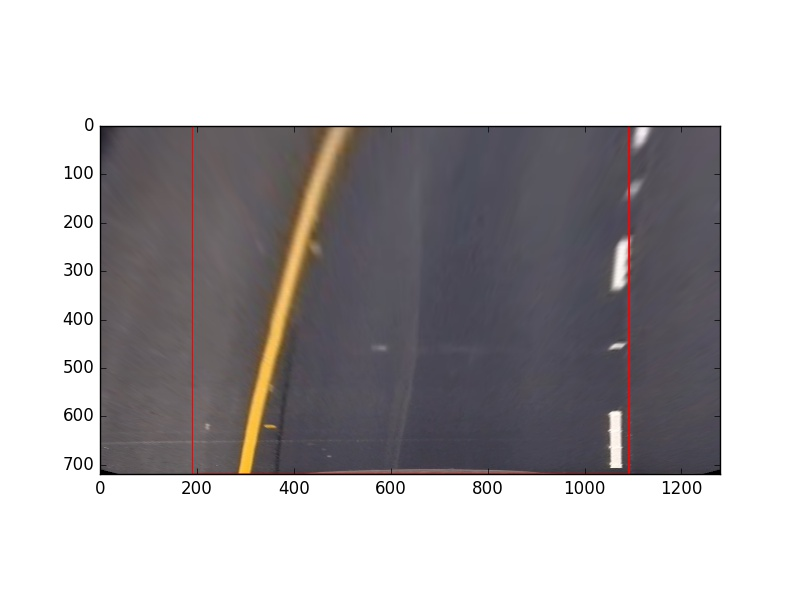
#> input picture writeup_images/laneLinesTransformedtest3.jpg, 800 x 600 px
$ python -i process_image.py   (imports and definitions only)   (older library calls are emulated)
#> lines starting #> are read from the running program, lines starting #| are printed output that depends on the picture; after the words box and inside, x2 and y2 are one past the last pixel; in counts of white or black regions, pixels touching at a corner belong together
"""
Based on lessons 11, 17, 28, 29
"""

import pickle
import cv2
import numpy as np

def preprocessColor(image):
    """
    Returns processed image color
    Process:
        - Get the image binary of the channel S of the HLS image
        - Get the combined threshold of directional gradient, gradient magnitude and gradient direction
        - Combined both
    """
    # [4 lines of commented-out code are left out]

    S = preprocessColorS(image)
    threshold = preprocessColorThreshold(image)

    combined_binary = np.zeros_like(S)
    combined_binary[(threshold == 1) | (S == 1)] = 1

    return combined_binary


# [19 lines left out: functions preprocessColorGray, preprocessColorR, not called in this run]

def preprocessColorS(image):
    """
    Returns the binary of the channel S of the HLS image
    """
    hls = cv2.cvtColor(image, cv2.COLOR_RGB2HLS)
    S = hls[:,:,2]
    thresh = (90, 255)
    binary = np.zeros_like(S)
    binary[(S > thresh[0]) & (S <= thresh[1])] = 1
    return binary


def preprocessColorThreshold(image):
    """
    Returns the combined threshold of directional gradient, gradient magnitude and gradient direction
    """

    ksize = 3

    gradx = abs_sobel_thresh(image, orient='x', thresh_min=20, thresh_max=100)
    mag_binary = mag_thresh(image, sobel_kernel=ksize, mag_thresh=(30, 100))
    dir_binary = dir_threshold(image, sobel_kernel=ksize, thresh=(0.7, 1.3))

    combined = np.zeros_like(dir_binary)
    combined[(gradx == 1) | ((mag_binary == 1) & (dir_binary == 1))] = 1
    return combined


def abs_sobel_thresh(image, orient='x', sobel_kernel=3, thresh_min=0, thresh_max=255):
    """
    Returns binary directional gradient of image
    """
    gray = cv2.cvtColor(image, cv2.COLOR_RGB2GRAY)
    if orient == 'x':
        abs_sobel = np.absolute(cv2.Sobel(gray, cv2.CV_64F, 1, 0))
    if orient == 'y':
        abs_sobel = np.absolute(cv2.Sobel(gray, cv2.CV_64F, 0, 1))
    scaled_sobel = np.uint8(255*abs_sobel/np.max(abs_sobel))
    sxbinary = np.zeros_like(scaled_sobel)
    sxbinary[(scaled_sobel >= thresh_min) & (scaled_sobel <= thresh_max)] = 1

    return sxbinary

def mag_thresh(image, sobel_kernel=3, mag_thresh=(0, 255)):
    """
    Returns binary gradient magnitude of image
    """
    gray = cv2.cvtColor(image, cv2.COLOR_RGB2GRAY)
    sobelx = cv2.Sobel(gray, cv2.CV_64F, 1, 0, ksize=sobel_kernel)
    sobely = cv2.Sobel(gray, cv2.CV_64F, 0, 1, ksize=sobel_kernel)
    gradmag = np.sqrt(sobelx**2 + sobely**2)
    scale_factor = np.max(gradmag)/255
    gradmag = (gradmag/scale_factor).astype(np.uint8)
    binary_output = np.zeros_like(gradmag)
    binary_output[(gradmag >= mag_thresh[0]) & (gradmag <= mag_thresh[1])] = 1

    return binary_output

def dir_threshold(image, sobel_kernel=3, thresh=(0, np.pi/2)):
    """
    Returns binary gradient direction of image
    """
    gray = cv2.cvtColor(image, cv2.COLOR_RGB2GRAY)
    sobelx = cv2.Sobel(gray, cv2.CV_64F, 1, 0, ksize=sobel_kernel)
    sobely = cv2.Sobel(gray, cv2.CV_64F, 0, 1, ksize=sobel_kernel)
    absgraddir = np.arctan2(np.absolute(sobely), np.absolute(sobelx))
    binary_output =  np.zeros_like(absgraddir)
    binary_output[(absgraddir >= thresh[0]) & (absgraddir <= thresh[1])] = 1

    return binary_output


# [61 lines left out: functions drawPolygon, undistort, perspectiveTransform, getPerspectiveTransformMatrix, getInversePerspectiveTransformMatrix, not called in this run]


def getCornersOfView():
    return [[240, 697], [585, 456], [700, 456], [1090, 690]]

>>> import cv2
>>> picture = cv2.cvtColor(cv2.imread('../writeup_images/laneLinesTransformedtest3.jpg'), cv2.COLOR_BGR2RGB)
>>> result = preprocessColor(picture)
#> in preprocessColorS, `hls = cv2.cvtColor(image, cv2.COLOR_RGB2HLS)`: hls: shape (600, 800, 3); mean of channels 0, 1, 2 54.7, 178.5, 12.1
#> in preprocessColor, `S = preprocessColorS(image)`:
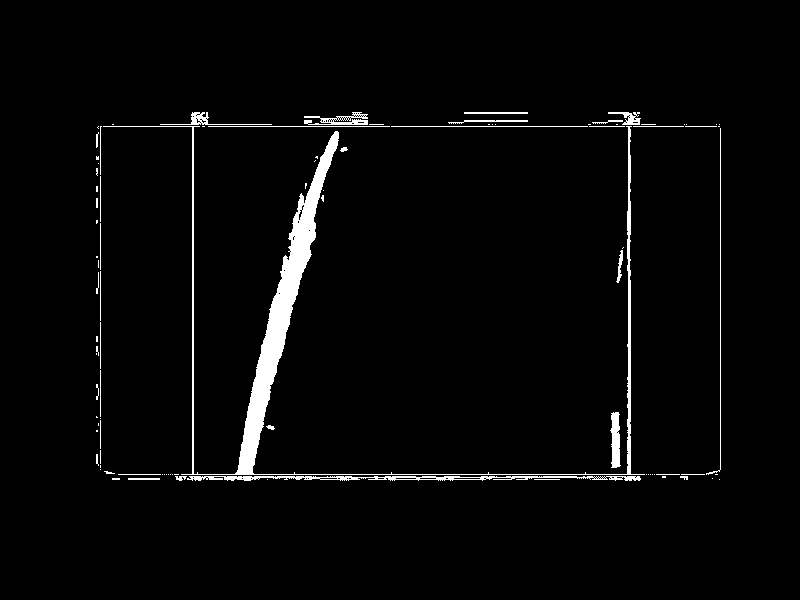
#> S: shape (600, 800); values 0 (black) and 1 (white), 2.8% white; 94 white regions (57 under 20 px), largest, box (x1, y1, x2, y2) and area: (103, 126, 645, 475) 8661, (187, 476, 641, 481) 1304, (610, 412, 621, 468) 441
#> in preprocessColorThreshold, `gradx = abs_sobel_thresh(image, orient='x', thresh_min=20, thresh_max=..`:
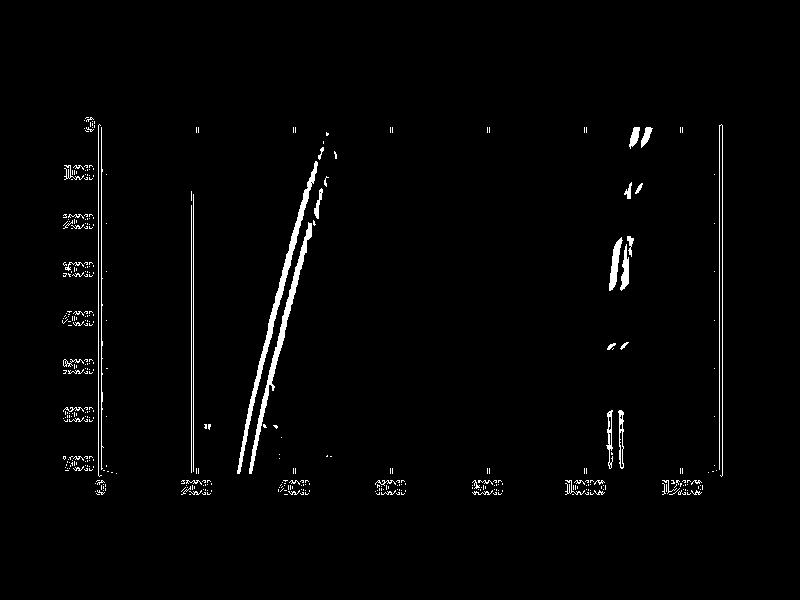
#> gradx: shape (600, 800); values 0 (black) and 1 (white), 1.8% white; 408 white regions (357 under 20 px), largest, box (x1, y1, x2, y2) and area: (237, 161, 318, 474) 1601, (249, 222, 312, 474) 1318, (719, 124, 723, 477) 700
#> in mag_thresh, `sobely = cv2.Sobel(gray, cv2.CV_64F, 0, 1, ksize=sobel_kernel)`:
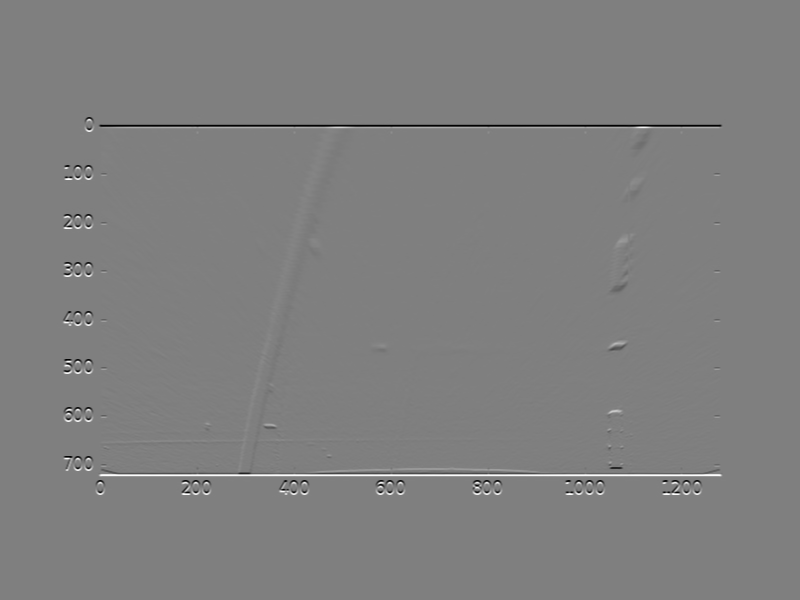
#> sobely: shape (600, 800) float64; min -1020, max 1020, mean 0; drawn with min black and max white
#> in mag_thresh, `scale_factor = np.max(gradmag)/255`: scale_factor = 4.14
#> in preprocessColorThreshold, `mag_binary = mag_thresh(image, sobel_kernel=ksize, mag_thresh=(30, 100))`:
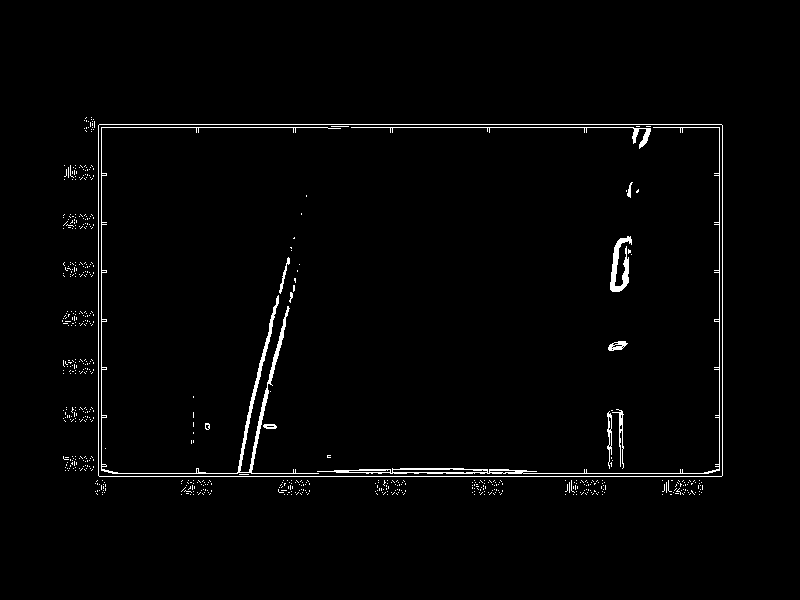
#> mag_binary: shape (600, 800); values 0 (black) and 1 (white), 1.8% white in thin lines or dots, all inside (x1, y1, x2, y2) = (62, 117, 723, 495)
#> in dir_threshold, `absgraddir = np.arctan2(np.absolute(sobely), np.absolute(sobelx))`:
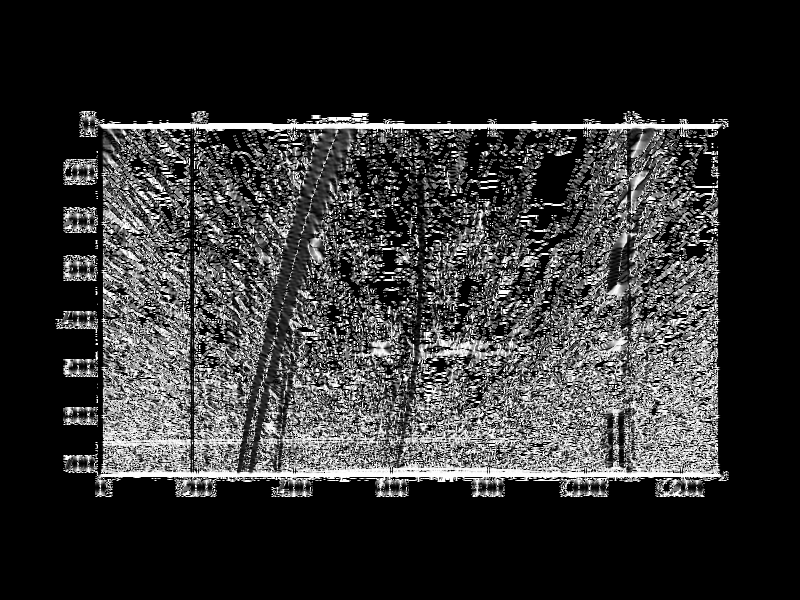
#> absgraddir: shape (600, 800) float64; min 0, max 1.57, mean 0.309; drawn with min black and max white
#> in preprocessColorThreshold, `dir_binary = dir_threshold(image, sobel_kernel=ksize, thresh=(0.7, 1.3))`:
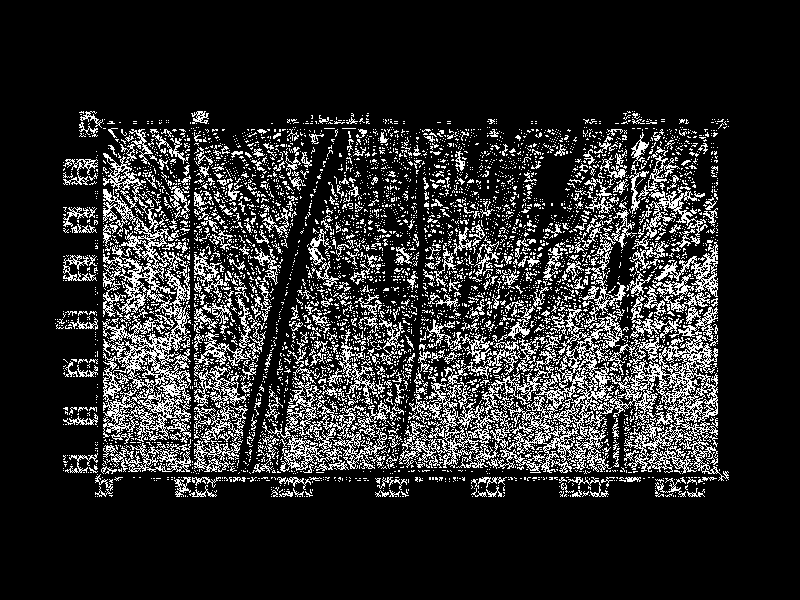
#> dir_binary: shape (600, 800) float64; values 0 (black) and 1 (white), 16.2% white in thin lines or dots, all inside (x1, y1, x2, y2) = (55, 111, 729, 497)
#> in preprocessColor, `threshold = preprocessColorThreshold(image)`: threshold: shape (600, 800) float64; values 0 (black) and 1 (white), 1.8% white; 409 white regions (358 under 20 px), largest, box (x1, y1, x2, y2) and area: (237, 161, 318, 474) 1601, (249, 222, 312, 474) 1318, (719, 124, 723, 477) 701
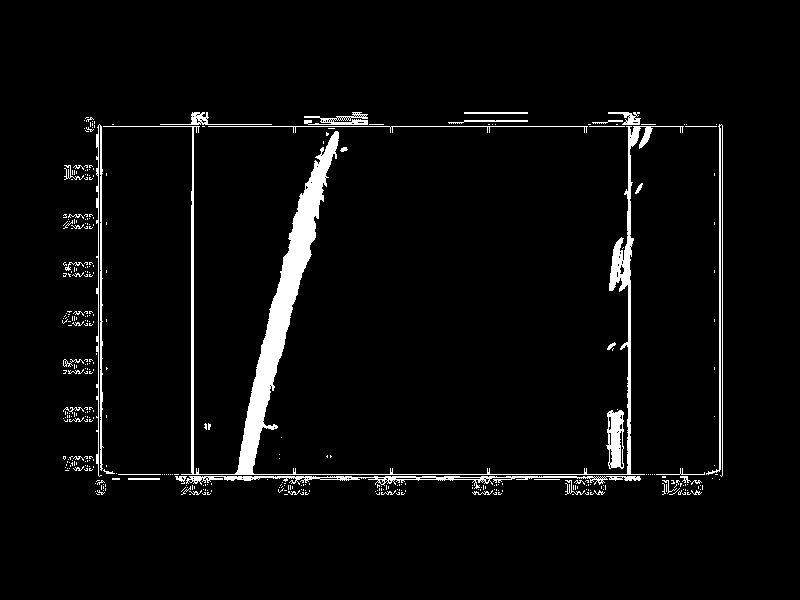
#> result: shape (600, 800); values 0 (black) and 1 (white), 4% white; 388 white regions (340 under 20 px), largest, box (x1, y1, x2, y2) and area: (103, 126, 684, 475) 10540, (186, 476, 641, 489) 1541, (96, 124, 104, 477) 1237

$ run again, on writeup_images/laneLinestest3.jpg
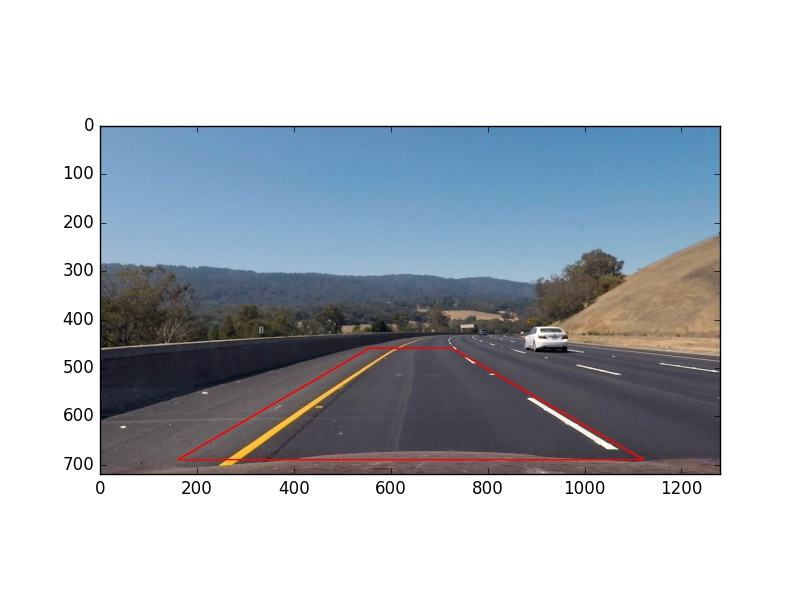
#> input picture writeup_images/laneLinestest3.jpg, 800 x 600 px
#> hls: shape (600, 800, 3); mean of channels 0, 1, 2 44.9, 190.4, 32.9
#> gradx: shape (600, 800); values 0 (black) and 1 (white), 1.8% white in thin lines or dots, all inside (x1, y1, x2, y2) = (62, 117, 723, 495)
#> in mag_thresh, `gradmag = np.sqrt(sobelx**2 + sobely**2)`:
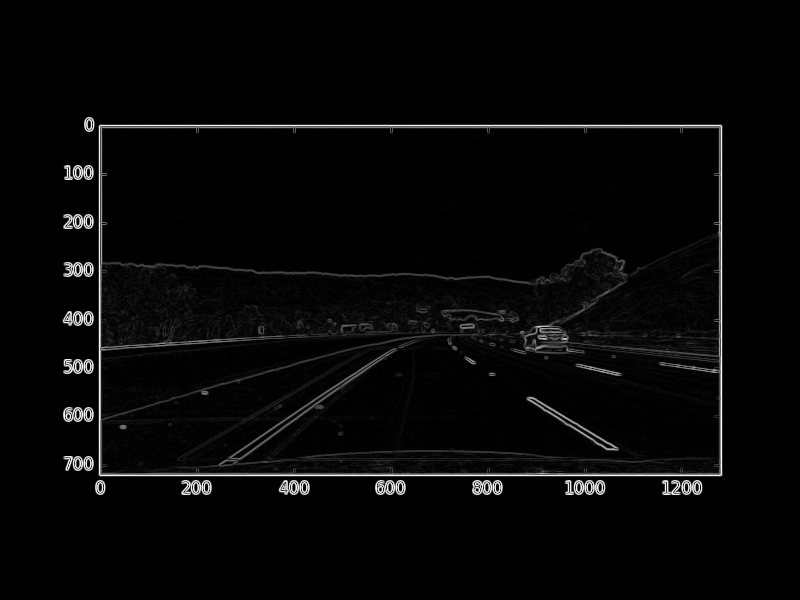
#> gradmag: shape (600, 800) float64; min 0, max 1055.7, mean 28.7; drawn with min black and max white
#> scale_factor = 4.14
#> dir_binary: shape (600, 800) float64; values 0 (black) and 1 (white), 20% white in thin lines or dots, all inside (x1, y1, x2, y2) = (55, 111, 729, 497)
#> `result = preprocessColor(picture)`:
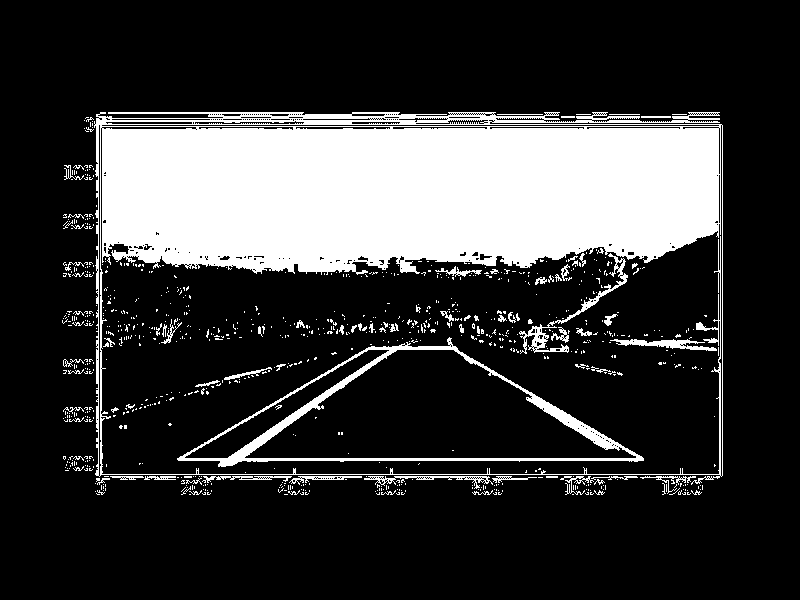
#> result: shape (600, 800); values 0 (black) and 1 (white), 21.7% white; 871 white regions (793 under 20 px), largest, box (x1, y1, x2, y2) and area: (94, 112, 723, 485) 90182, (177, 337, 644, 467) 5286, (519, 253, 628, 354) 997
